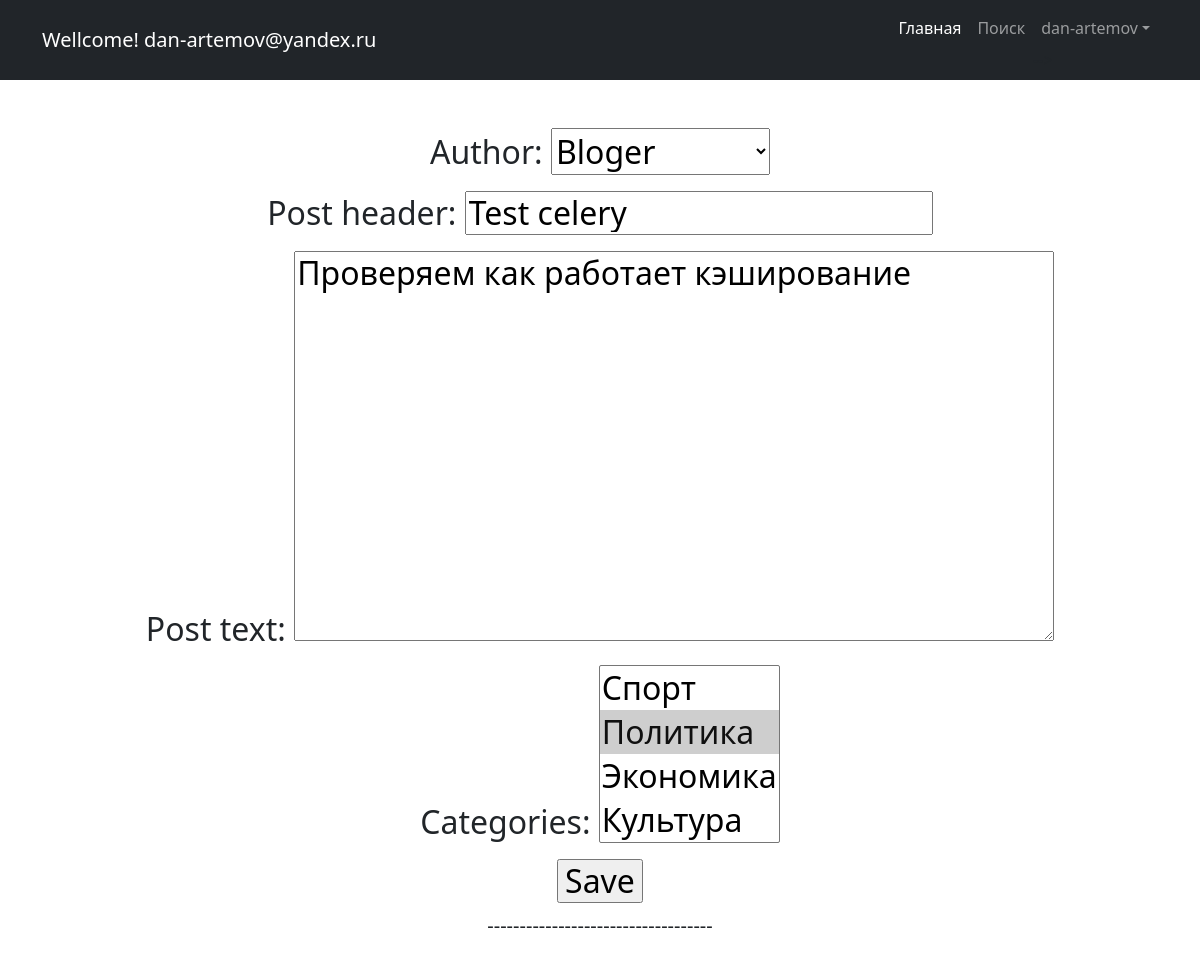
The app's page /news/41/edit/ (signed in), older data.
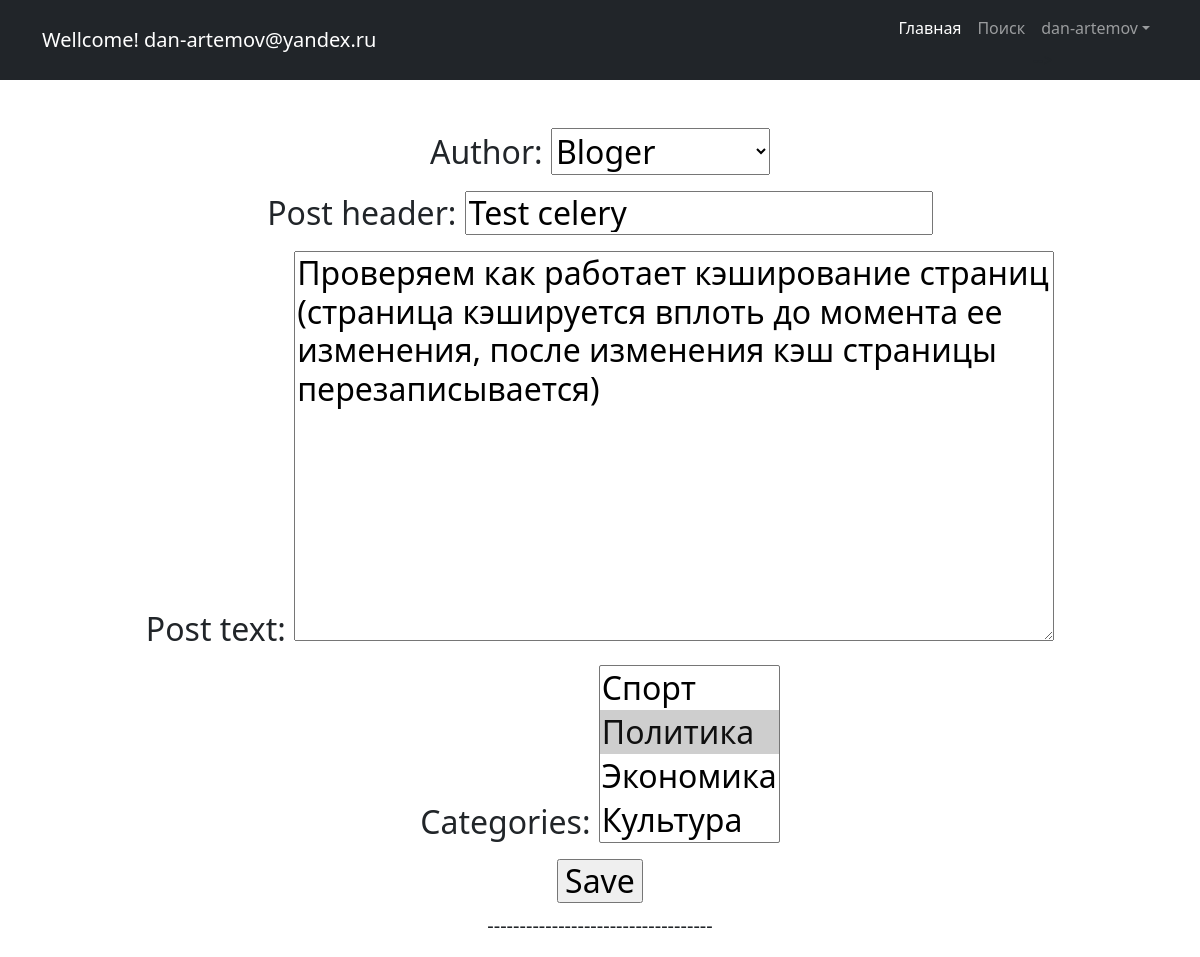
The same page, newer data.
### news/models.py (models this page shows, shortened)
class Post(models.Model):
    article = 'at'
    news = 'nw'
    POST = [
        (article, 'Статья'),
        (news, 'Новости')
    ]
    author = models.ForeignKey(Author, on_delete=models.CASCADE)  # связь «один ко многим» с моделью Author;
    post_type = models.CharField(max_length=2, choices=POST, default='article')  # поле с выбором — статья или новость
    data_create = models.DateTimeField(auto_now_add=True)  # автоматически добавляемая дата и время создания;
    post_rating = models.IntegerField(default=0)  # рейтинг статьи/новости.
    post_header = models.CharField(max_length=255, default='')  # !!!!!!!!Изменить атрибуты  заголовок статьи/новости;
    post_text = models.TextField(default="")  # текст статьи/новости;
    categories = models.ManyToManyField(Category, through='PostCategory')

### news/views.py (the view)
# urls.py: path('news/<int:pk>/edit/', NewsEdit.as_view(), name='news_edit'),
class NewsEdit(PermissionRequiredMixin, UpdateView):
    permission_required = ('news.change_post',)
    form_class = NewsForm
    model = Post
    template_name = 'post_edit.html'

### news/forms.py (shortened to what this page needs)
class NewsForm(forms.ModelForm):
    class Meta:
        model = Post
        fields = [
            'author',
            'post_header',
            'post_text',
            'categories',
        ]

### news/models.py (called while the page is built)
    def __str__(self):
        return f'{self.users}'

    def __str__(self):
        return f'{self.category}'

### templates/post_edit.html (shortened to what this page needs)
{% extends 'flatpages/default.html' %}
{% load censor %}
{% block content %}
    <form action="" method="post">
        {{ form.as_p }}
        <input type="submit" value="Save" />
    </form>
{% endblock content %}

### templates/flatpages/default.html (shortened to what this page needs)
<!DOCTYPE html>
<html lang="en">
    <head>
        {% load static %}
        <link href="{% static 'css/styles.css' %}" rel="stylesheet" />
    </head>
    <body>
        <nav class="navbar navbar-expand-lg navbar-dark bg-dark">
            <div class="container">
                {% if user.is_authenticated %}
                <a class="navbar-brand" href="#">Wellcome! {{request.user.email}}</a>
                {% endif %}
                <div class="collapse navbar-collapse" id="navbarSupportedContent">
                    <ul class="navbar-nav ms-auto mb-2 mb-lg-0">
                        <li class="nav-item"><a class="nav-link active" aria-current="page" href="{% url 'post_list' %}">Главная</a></li>
                        <li class="nav-item"><a class="nav-link" href="{% url 'post_search' %}">Поиск</a></li>
                        {% load cache %}
                                   {% if user.is_authenticated %}
                                    <li class="nav-item dropdown">
                                        <a class="nav-link dropdown-toggle" id="navbarDropdown" href="#" role="button" data-bs-toggle="dropdown" aria-expanded="true">{{request.user.username}}</a>-->
                                    </li>
                                    {% else %}
                                    <li class="nav-item"><a class="nav-link" href="{% url 'login' %}">Login</a></li>
                                    {% endif %}
                    </ul>
                </div>
            </div>
        </nav>
        <div class="container">
            <div class="text-center mt-5">
                <h2>{% block content %}{{ flatpage.content }}{% endblock content %}</h2>
                <p class="lead">-----------------------------------</p>
            </div>
        </div>
    </body>
</html>

Row changes from the older to the newer data that the page shows:
changed Post "Bloger": post_text "Проверяем как работает кэширование" → "Проверяем как работает кэширование страниц (страница кэшируется вплоть до момента ее изменения, после изменения кэш страницы перезаписывается)"
